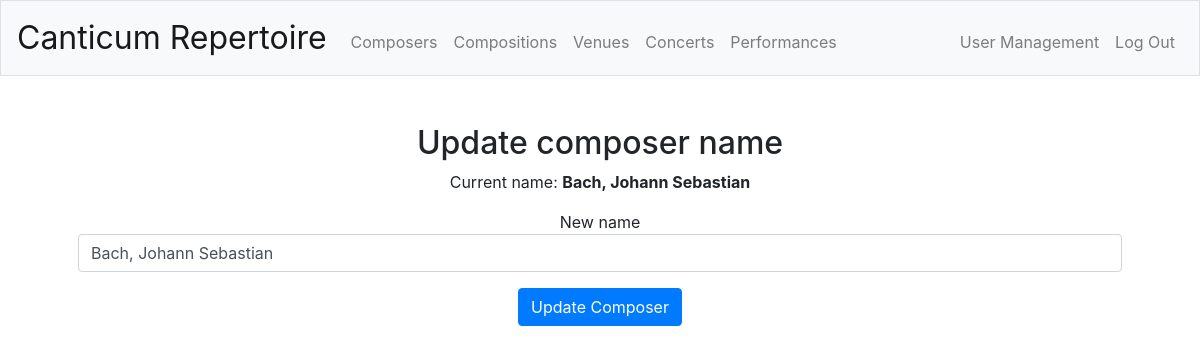
/composeredit?id=1 (signed in), run on the app's committed database.
### tables this page shows
CREATE TABLE 'composers' ('composer_id' integer PRIMARY KEY AUTOINCREMENT NOT NULL,'composer_name' text);

### app.py (the view)
@app.route("/composeredit", methods=["GET", "POST"])
@login_required
def composeredit():
    if request.method == "POST":
        if not request.form.get("name"):
            return apology("must provide name", 403)
        composer_id = request.form.get("id")
        name = request.form.get("name")
        db.execute("UPDATE composers SET composer_name = :name WHERE composer_id = :composer_id", name=name, composer_id=composer_id)
        composers = list_composers()
        flash("Composer name updated!")
        return render_template("composers.html", composers=composers)
    else:
        composer_id = request.args.get('id')
        rows = db.execute("SELECT composer_name FROM composers WHERE composer_id = :composer_id", composer_id=composer_id)
        composer_name = rows[0]["composer_name"]
        return render_template("composeredit.html", composer_id=composer_id, composer_name=composer_name)

### app.py (called while the page is built)
@app.after_request
def after_request(response):
    response.headers["Cache-Control"] = "no-cache, no-store, must-revalidate"
    response.headers["Expires"] = 0
    response.headers["Pragma"] = "no-cache"
    return response

### helpers.py (called while the page is built)
def login_required(f):
    @wraps(f)
    def decorated_function(*args, **kwargs):
        if session.get("user_id") is None:
            return redirect("/login")
        return f(*args, **kwargs)
    return decorated_function

### templates/composeredit.html (shortened to what this page needs)
{% extends "layout.html" %}
{% block main %}
    <h2>Update composer name</h2>
    <p>Current name: <b>{{ composer_name }}</b></p>
    <form action="/composeredit" method="post">
        <div class="form-group">
            New name <input class="form-control" name="name" value="{{ composer_name }}" type="text">
        </div>
        <button class="btn btn-primary" type="submit">Update Composer</button>
    </form>
{% endblock %}

### static/styles.css (style rules this page uses)
main .form-control { display: inline-block; }

### data on the page
composers: composer_name "Bach, Johann Sebastian", name "Bach, Johann Sebastian"
